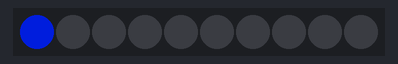
This sketch was run on a simulated Arduino Uno, built with avr-gcc and run on an emulated ATmega328P. On the bench: 10 RGB LEDs in strip order, left to right. Dim RGB values are drawn brighter than linear.

Above: at 0.1 s.
At 0.6 s:
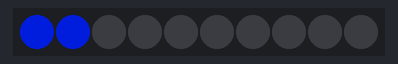
At 1.1 s:
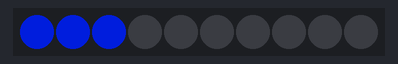
At 2.1 s:
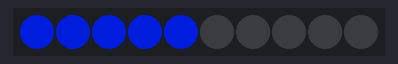
At 3.1 s:
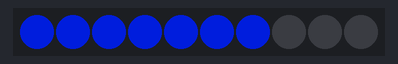
At 4.6 s:
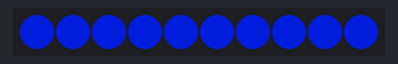

The sketch:

simple.ino
```cpp
#include <Adafruit_NeoPixel.h>

// Which pin on the Arduino is connected to the NeoPixels?
#define PIN        6 // On Trinket or Gemma, suggest changing this to 1

// How many NeoPixels are attached to the Arduino?
#define NUMPIXELS 10

Adafruit_NeoPixel pixels(NUMPIXELS, PIN, NEO_GRB + NEO_KHZ800);

// Time (in milliseconds) to pause between pixels
#define DELAYVAL 500

void setup() {
  // INITIALIZE NeoPixel strip object (REQUIRED)
  pixels.begin();
}

void loop() {
  pixels.clear(); // Set all pixel colors to 'off'

  // The first NeoPixel in a strand is #0, second is 1, all the way up
  // to the count of pixels minus one.
  for(int i=0; i<NUMPIXELS; i++) { // For each pixel...

    // pixels.Color() takes RGB values, from 0,0,0 up to 255,255,255
    pixels.setPixelColor(i, pixels.Color(0, 20, 150));

    // Send the updated pixel colors to the hardware.
    pixels.show();

    // Pause before next pass through loop
    delay(DELAYVAL);
  }
}
```

Measured:
- by itself, everything shown: repeats every 5.0 s, in 10 steps
- what the display in image 1 shows lasts 0.5 s, from 0.5 s to 1.0 s
